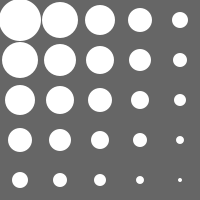
Frame 1 (no input)
Frame 60 (the mouse pressed at the canvas centre just before this capture): identical to frame 1, image omitted
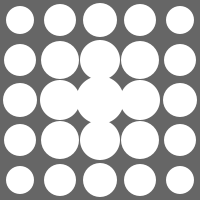
Frame 120 (the mouse held since frame 60 and released just before this capture)

The Processing sketch that drew these frames (run headless with seeded random() and noise(); from frame 60 on, the mouse is pressed at the canvas centre):

// Processing sketch: processing_894
// ── processing_894.pde

int n=5;   
int d;      
float D; 
float R;   

void setup() {
  size(200, 200);
  noStroke();
  
  d = width/n;
  
  R = 0.6 * d;

  D = dist(0, 0, width, height);
}


void draw() {

  background(102);

  for (int x = d/2; x < width; x += d) {
    for (int y = d/2; y < height; y += d) {

      int r = (int) (R * (1.0 - dist(x, y, mouseX, mouseY) / D));
      
      circle (x, y, r);
    }
  }
}


void circle(int x, int y, int r) {
  ellipseMode(CENTER);
  ellipse(x, y, r*2, r*2);
}
